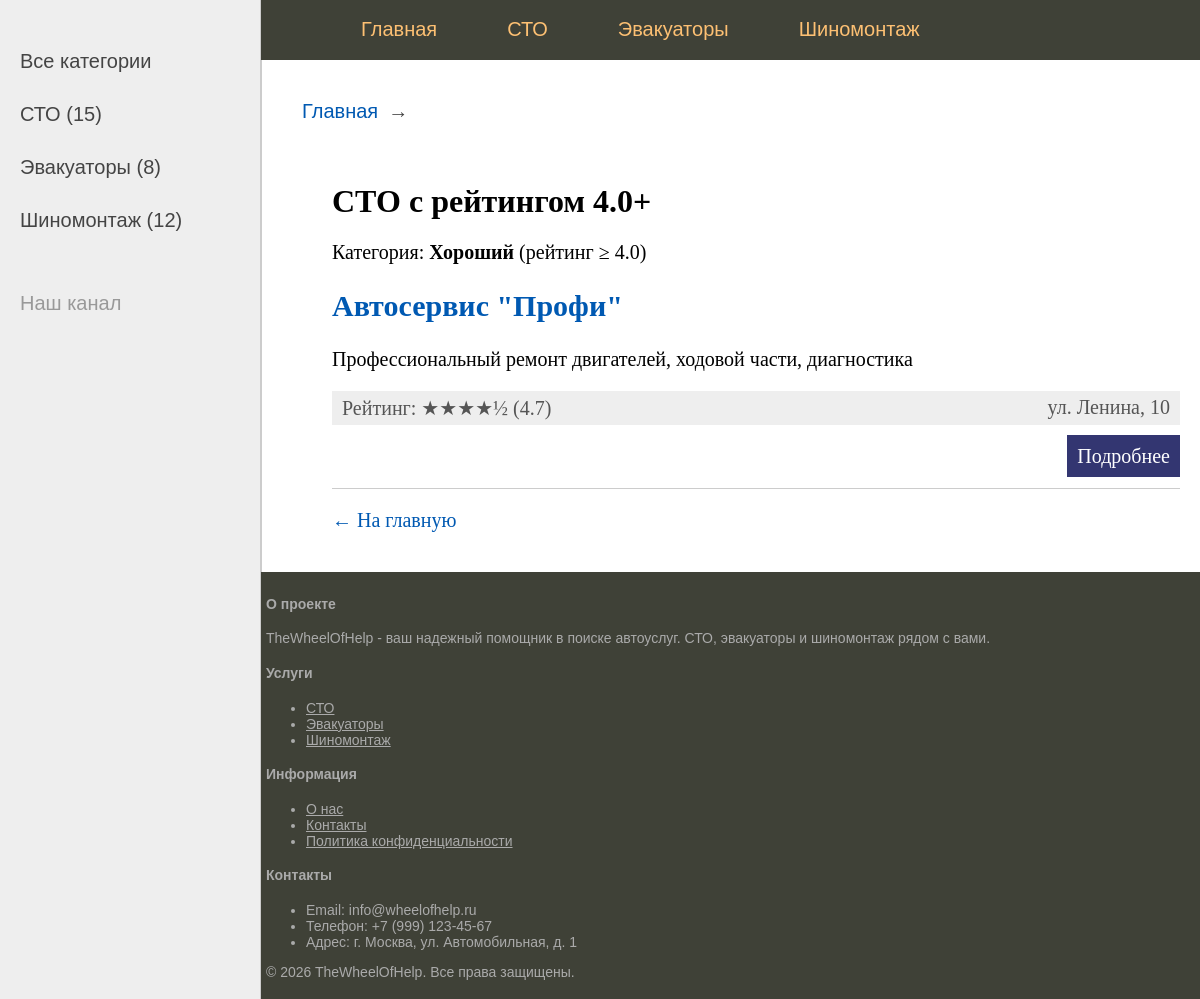
The app's page /tech-station/rating/4/ with its own data.
### homepage/models.py (models this page shows, shortened)
class Service(models.Model):
    title = models.CharField(max_length=255, verbose_name="Название")
    slug = models.SlugField(max_length=255, unique=True, db_index=True, verbose_name="URL")
    description = models.TextField(blank=True, verbose_name="Описание")
    category = models.ForeignKey('Category', on_delete=models.PROTECT, verbose_name="Категория")
    address = models.CharField(max_length=255, verbose_name="Адрес")
    phone = models.CharField(max_length=20, verbose_name="Телефон")
    work_time = models.CharField(max_length=255, blank=True, verbose_name="Время работы")
    rating = models.FloatField(default=0, verbose_name="Рейтинг")
    time_create = models.DateTimeField(auto_now_add=True, verbose_name="Создано")
    time_update = models.DateTimeField(auto_now=True, verbose_name="Обновлено")
    is_published = models.BooleanField(choices=Status.choices, default=Status.DRAFT, verbose_name="Статус")
    objects = models.Manager()  # стандартный менеджер (все записи)
    published = PublishedManager()  # наш менеджер (только опубликованные)
    def get_absolute_url(self):
        return reverse('homepage:service_detail', kwargs={'service_slug': self.slug})
    class Meta:
        ordering = ['-time_create']  # сортировка по умолчанию (новые сверху)
        verbose_name = "Услуга"
        verbose_name_plural = "Услуги"

### homepage/views.py (the view)
# urls.py: path('tech-station/rating/<rating:rating>/', views.rating_filter, name='tech_station_rating'),
def rating_filter(request, rating):
    url_name = request.resolver_match.url_name
    category_map = {
        'tech_station_rating': 'tech-station',
        'evacuator_rating': 'evacuators',
        'tire_service_rating': 'tire-services',
    }
    category_slug = category_map.get(url_name)
    if category_slug:
        category = get_object_or_404(Category, slug=category_slug)
        services = Service.published.filter(
            category=category,
            rating__gte=rating
        )
        title = f"{category.name} с рейтингом {rating}+"
        selected_cat = category.id
    else:
        services = Service.published.filter(rating__gte=rating)
        title = f"Услуги с рейтингом {rating}+"
        selected_cat = None
    if rating >= 4.8:
        rating_text = "Отличный"
    elif rating >= 4.0:
        rating_text = "Хороший"
    elif rating >= 3.0:
        rating_text = "Неплохой"
    else:
        rating_text = "Средний"
    return render(request, 'homepage/rating.html', {
        'services': services,
        'rating': rating,
        'rating_text': rating_text,
        'title': title,
        'categories': Category.objects.all(),
        'selected_cat_id': selected_cat,
    })

### homepage/converter.py (called while the page is built)
    def to_python(self, value):
        return float(value)

### homepage/models.py (called while the page is built)
    def get_queryset(self):
        return super().get_queryset().filter(is_published=Status.PUBLISHED)

### homepage/templatetags/homepage_tags.py (called while the page is built)
@register.inclusion_tag('homepage/list_categories.html')
def show_categories():
    return {"categories": categories}

@register.simple_tag
def get_stars(rating):
    full_stars = int(rating)
    half_star = 1 if rating - full_stars >= 0.5 else 0
    empty_stars = 5 - full_stars - half_star
    stars = "★" * full_stars
    if half_star:
        stars += "½"
    stars += "☆" * empty_stars
    return stars

### templates/homepage/rating.html (shortened to what this page needs)
{% extends 'base.html' %}
{% load homepage_tags %}
{% block content %}
<h1>{{ title }}</h1>
<p class="rating-category">Категория: <strong>{{ rating_text }}</strong> (рейтинг ≥ {{ rating }})</p>
<ul class="list-articles">
    {% for service in services %}
    <li>
        <h2><a href="{{ service.get_absolute_url }}">{{ service.title }}</a></h2>
        <p>{{ service.description|truncatewords:30 }}</p>
        <div class="article-panel">
            <p class="first">
                Рейтинг: {% get_stars service.rating %} ({{ service.rating }})
            </p>
            <p class="last">
                {{ service.address }}
            </p>
        </div>
        <p class="link-read-post">
            <a href="{{ service.get_absolute_url }}">Подробнее</a>
        </p>
    </li>
    {% empty %}
    <li>Услуг с таким рейтингом не найдено</li>
    {% endfor %}
</ul>
<p><a href="{% url 'homepage:index' %}">← На главную</a></p>
{% endblock %}

### static/css/styles.css (style rules this page uses)
html, body { font-family: 'Arial'; margin: 0; padding: 0; height: 100%; width: 100%; color: #444; }
a { color: #0059b2; text-decoration: none; }
p.link-read-post { text-align: right; }
p.link-read-post a { padding: 10px; min-width: 100px; background: #333671; color: #fff; text-decoration: none; }
div.article-panel { background: #eee; padding: 5px 10px 5px 10px; box-sizing: border-box; overflow: hidden; color: #555; }
div.article-panel p.first { margin: 0; float: left; }
div.article-panel p.last { margin: 0; float: right; }
ul.list-articles { list-style: none; margin: 0; padding: 0; }
ul.list-articles li { border-bottom: 1px solid #ccc; }
.content-text h1 { font-size: 32px; }

### records on screen
Service: title "Автосервис \"Профи\"", description "Профессиональный ремонт двигателей, ходовой части, диагностика", rating "★★★★½", rating "4.7", address "ул. Ленина, 10"

### other values on screen
{{ cat.name }} "СТО" "Эвакуаторы" "Шиномонтаж"
{{ cat.count }} "15" "8" "12"
{{ title }} "СТО с рейтингом 4.0+"
{{ rating_text }} "Хороший"
{{ rating }} "4.0"
